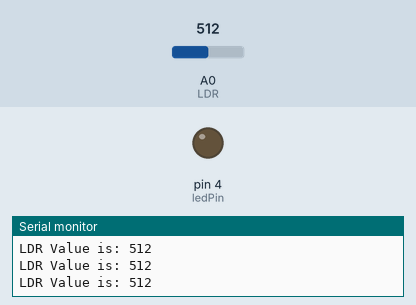
Bench run of a sketch on a simulated Arduino Uno, built with avr-gcc and run on an emulated ATmega328P. On the bench: output pins drawn as LEDs (lit = HIGH), the last lines printed to the serial monitor. The inputs (shaded band) are chosen by the test bench; at power-on: A0 (LDR) = 512.

Above: at 1.3 s.
1.4 s: A0 (LDR) set to 11
2.9 s: A0 (LDR) set to 8
At 3.6 s:
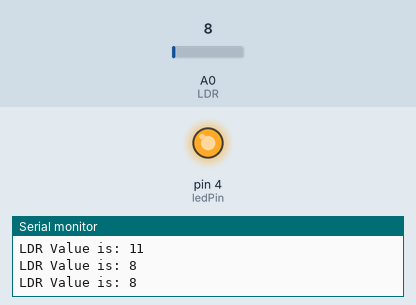
4.5 s: A0 (LDR) set to 122
At 5.7 s:
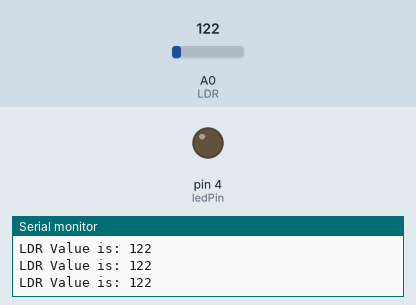
6.0 s: A0 (LDR) set to 0
At 7.1 s:
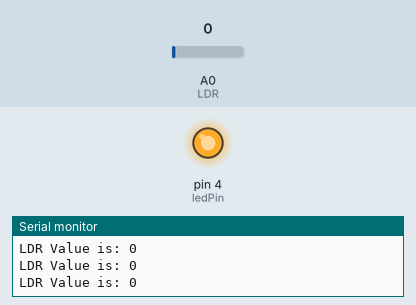
Timing chart, 0 to 8.5 s (numbered marks = the images above; inputs shaded):
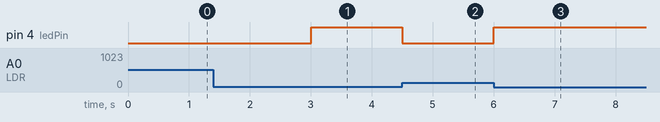

The sketch:

photoresistor.ino
```cpp
// Declaration of Variables
const int ledPin =  4;      // the number of the LED pin
const int LDR = A0; //this is an analog pin
int input_val = 0;
int lightOn = 10;//CHANGE THIS to change the cut off value for LED


void setup() {
  Serial.begin(9600);
  Serial.println("--- start ---");
  pinMode(ledPin, OUTPUT);
}

void loop() {
  input_val = analogRead(LDR);

  Serial.print("LDR Value is: ");
  Serial.println(input_val);

  if (input_val < lightOn) {
    // turn LED on:
    digitalWrite(ledPin, HIGH);
  } else {
    // turn LED off:
    digitalWrite(ledPin, LOW);
  }

  delay(500);
}
```

Measured:
- the behaviour switches between 10 and 9 on A0 (LDR) (found by bisection; images 0 and 1)
- after the input at 2.9 s, pin 4 (ledPin): LOW → HIGH after 0.10 s
- after the input at 4.5 s, pin 4 (ledPin): HIGH → LOW at once
- after the input at 6.0 s, pin 4 (ledPin): LOW → HIGH at once
